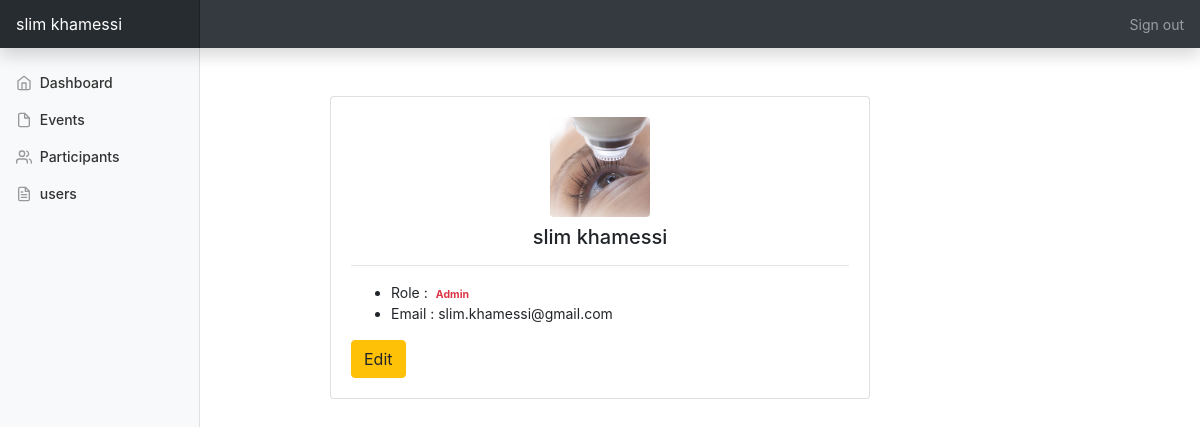
/profile.php (signed in), run on the app's committed database.
### tables this page shows
CREATE TABLE IF NOT EXISTS `usres` (
  `id` int NOT NULL AUTO_INCREMENT,
  `first_name` varchar(40) NOT NULL,
  `last_name` varchar(40) NOT NULL,
  `role` int NOT NULL,
  `email` varchar(100) NOT NULL,
  `password` varchar(150) NOT NULL,
  `type` int NOT NULL,
  `image` varchar(250) DEFAULT NULL,
  PRIMARY KEY (`id`)
);

### profile.php (the view, shortened to what this page needs)
<?php
include'db.php';
include 'functions.php';
$id = $_SESSION['id'];
$user = $db->query("SELECT * FROM usres WHERE id='$id'");
$dataRow = $user->fetch_object();
include 'header.php';
?>
    <div class="container">
        <div class="row">
            <div class="col-md-6 offset-md-3">
                <div class="card mt-5">
                    <div class="card-body">
                        <img src="assets/images/users/<?=$dataRow->image?>" class="rounded mx-auto d-block" width="100">
                        <h5 class="card-title text-center mt-2"><?=$dataRow->first_name.' '.$dataRow->last_name?></h5>
                        <hr>
                        <ul>
                            <li>Role : <?=get_role($dataRow->role)?></li>
                            <li>Email : <?=$dataRow->email?></li>
                        </ul>
                        <a href="editProfile.php" class="btn btn-warning">
                            Edit
                        </a>
                    </div>
                </div>
            </div>
        </div>
    </div>
<?php include 'footer.php'?>

### assets/css/dashboard.css (style rules this page uses)
body { font-size: .875rem; }

### data on the page
usres: image (picture), first_name "slim", last_name "khamessi", email "slim.khamessi@gmail.com"

### other printed values
$_SESSION['username'] "slim khamessi"
